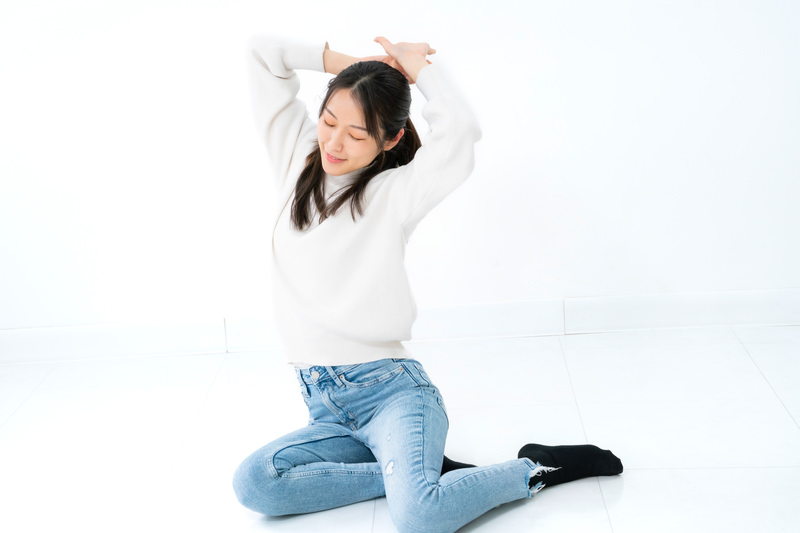
#> input picture imgs/0.jpg, 800 x 533 px, given in place of the camera
$ python 8_flowcontour.py
#> lines starting #> are read from the running program, lines starting #| are printed output that depends on the picture
### ai_utils.py
# MIT License : Copyright (c) 2024 Yukiyoshi Sasao
import numpy as np
import cv2
import time
from typing import Tuple

POSE17_KEYPOINTS_STR = (
    "nose",         # 0
    "leftEye",      # 1
    "rightEye",     # 2
    "leftEar",      # 3
    "rightEar",     # 4
    "leftShoulder", # 5
    "rightShoulder",# 6
    "leftElbow",    # 7
    "rightElbow",   # 8
    "leftWrist",    # 9
    "rightWrist",   # 10
    "leftHip",      # 11
    "rightHip",     # 12
    "leftKnee",     # 13
    "rightKnee",    # 14
    "leftAnkle",    # 15
    "rightAnkle"    # 16
)
POSE17_JOINTS = (
    (0, 5),
    (0, 6),
    (1, 2),
    (3, 1),
    (4, 2),
    (11, 5),
    (7, 5),
    (7, 9),
    (11, 13),
    (13, 15),
    (12, 6),
    (8, 6),
    (8, 10),
    (12, 14),
    (14, 16),
    (5, 6),
    (11, 12),
)

COCO_CATEGORY = [
    "person", "bicycle", "car", "motorcycle", "airplane", "bus", "train",
    "truck", "boat", "traffic light", "fire hydrant", "stop sign",
    "parking meter", "bench", "bird", "cat", "dog", "horse", "sheep", "cow",
    "elephant", "bear", "zebra", "giraffe", "backpack", "umbrella",
    "handbag", "tie", "suitcase", "frisbee", "skis", "snowboard",
    "sports ball", "kite", "baseball bat", "baseball glove", "skateboard",
    "surfboard", "tennis racket", "bottle", "wine glass", "cup", "fork",
    "knife", "spoon", "bowl", "banana", "apple", "sandwich", "orange",
    "broccoli", "carrot", "hot dog", "pizza", "donut", "cake", "chair",
    "couch", "potted plant", "bed", "dining table", "toilet", "tv",
    "laptop", "mouse", "remote", "keyboard", "cell phone", "microwave",
    "oven", "toaster", "sink", "refrigerator", "book", "clock", "vase",
    "scissors", "teddy bear", "hair drier", "toothbrush"
]

# [43 lines left out: function normalize_image, not called in this run]

class TimeManager:
    def __init__(self):
        self.pre = None
        self.mean = 0
        self.num = 0
        self.last_period = None
        pass
    def measure(self) -> Tuple[float, float]:
        cur = time.perf_counter()
        period = None
        if self.pre is not None:
            period = cur - self.pre
            # update mean
            self.mean = (self.mean * self.num + period) / (self.num + 1)
            self.num += 1
        self.last_period = period
        self.pre = cur
        return cur, period
    def draw(self, img: np.array, pos: Tuple[int, int] = (0, 20)) -> None:
        if self.last_period is None:
            return
        fps = 1 / self.mean
        string = '{:.2f} msec, FPS {:.2f}'.format(self.last_period * 1000, fps)
        cv2.putText(img, string, pos, cv2.FONT_HERSHEY_SIMPLEX, 0.7, (200, 0, 0), 2)
    # [6 lines left out: function get_info, not called in this run]

### 8_flowcontour.py
# MIT License : Copyright (c) 2024 Yukiyoshi Sasao
import sys
import cv2
import argparse
import numpy as np

from webgui import PySimpleGUIWebWrapper
from ai_utils import TimeManager

if __name__ == '__main__':
    title = 'flowcontour'
    title2 = 'flow'
    parser = argparse.ArgumentParser()
    parser.add_argument('-web', '--web', action='store_true', help='show results on Web with port 1234')
    parser.add_argument('-s', '--proc_scale', type=float, default=16, help='resize input image by 1/proc_scale')
    parser.add_argument('--mag_threshold', type=float, default=1, help='threshold of magnitude')
    parser.add_argument('--area_threshold', type=int, default=5, help='threshold of contour area')
    parser.add_argument('--cap_width', type=int, default=640, help='capture width')
    parser.add_argument('--cap_height', type=int, default=480, help='capture height')
    parser.add_argument('--no_display', action='store_true', help='no display and print results and time.')
    args = parser.parse_args()

    # prepare camera
    cap = cv2.VideoCapture(0)
    if not cap.isOpened():
        sys.exit(-1)
    cap.set(cv2.CAP_PROP_FRAME_WIDTH, args.cap_width)
    cap.set(cv2.CAP_PROP_FRAME_HEIGHT, args.cap_height)

    # prepare web output
    if args.web:
        web = PySimpleGUIWebWrapper(window_name_list=[title, title2])

    # capture loop
    tm = TimeManager()
    prev_img = None
    while True:
        tm.measure()
        if args.web and web.loop() < 0:
            print('finish by PySimpleGUIWeb')
            break

        # capture image
        ret, frame = cap.read()
#> frame is the input picture: shape (533, 800, 3); mean B, G, R 240.7, 237.8, 233.4
        if not ret:
            print('end of capture')
            break

        # optical flow
        img = cv2.resize(frame, None, fx=1/args.proc_scale, fy=1/args.proc_scale)
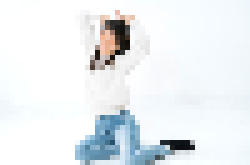
#> img: shape (33, 50, 3) (shown 5 times larger); mean B, G, R 240.8, 238, 233.5
        hsv = np.zeros_like(img)
        img = cv2.cvtColor(img, cv2.COLOR_BGR2GRAY)
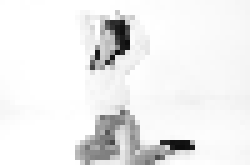
#> img: shape (33, 50) (shown 5 times larger); min 13, max 255, mean 237
        if prev_img is None:
            prev_img = img
            continue
        flow = cv2.calcOpticalFlowFarneback(prev_img, img, flow=None,
                                            pyr_scale=0.5, levels=1, winsize=5, iterations=1,
                                            poly_n=5, poly_sigma=1.2, flags=0)
        prev_img = img
        # to be magnitude and angle
        mag, ang = cv2.cartToPolar(flow[...,0], flow[...,1])
        # to be HSV to show
        hsv[...,1] = 255
        hsv[...,0] = ang * 180 / np.pi / 2
        hsv[...,2] = cv2.normalize(mag, None, 0, 255, cv2.NORM_MINMAX)
        rgb = cv2.cvtColor(hsv, cv2.COLOR_HSV2BGR)
        if not args.no_display:
            if args.web:
                web.imshow(title2, rgb)
            else:
                cv2.imshow(title2, rgb)

        # create bin images of 4 directions
        binimgs = [np.zeros(img.shape[:2], dtype=np.uint8) for _ in range(4)]
        for y in range(img.shape[0]):
            for x in range(img.shape[1]):
                if mag[y, x] >= args.mag_threshold:
                    val = ang[y, x] + np.pi / 4
                    while val < 0:
                        val += np.pi * 2
                    while val >= np.pi * 2:
                        val -= np.pi * 2
                    bin = int(val / np.pi / 2 * 4)
                    binimgs[bin][y, x] = 1
        # find contours for each bin images
        bincolors = (
            (0, 0, 255),
            (255, 255, 0),
            (255, 0, 0),
            (0, 255, 255),
        )
        results = []
        for binidx, binimg in enumerate(binimgs):
            contours, _hierarchy = cv2.findContours(binimg, cv2.RETR_EXTERNAL, cv2.CHAIN_APPROX_SIMPLE)
            dst_contours = []
            for contour in contours:
                area = cv2.contourArea(contour)
                if area >= args.area_threshold:
                    dst_contours.append(contour * args.proc_scale)
            cv2.drawContours(frame, dst_contours, -1, color=bincolors[binidx], thickness=2)
            results.append(dst_contours)

        # show result
        if args.no_display:
            print(tm.get_info())
            print(results)
        else:
            tm.draw(frame)
            if args.web:
                web.imshow(title, frame)
            else:
                cv2.imshow(title, frame)
                key = cv2.waitKey(1)
                if key == 27:   # ESC
                    break
    if args.web:
        web.close()

$ run again, on imgs/2.jpg
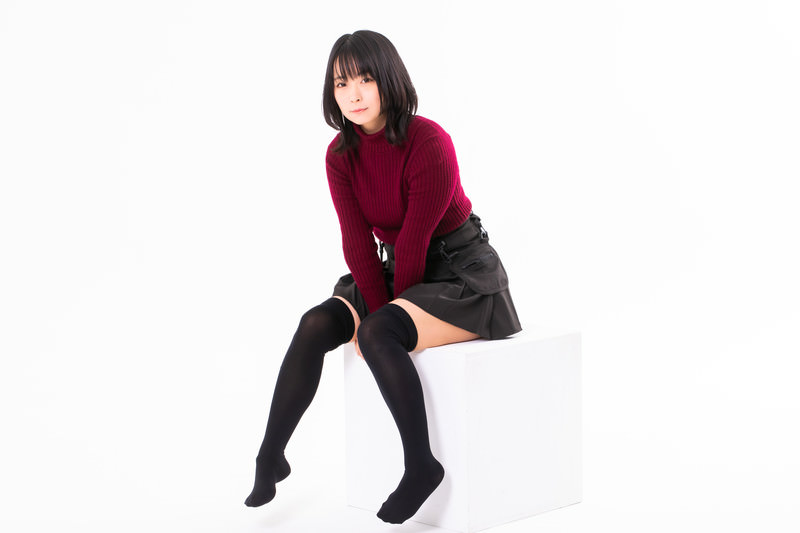
#> input picture imgs/2.jpg, 800 x 533 px, given in place of the camera
#> frame is the input picture: shape (533, 800, 3); mean B, G, R 226.3, 225.1, 229.6
#> `img = cv2.resize(frame, None, fx=1/args.proc_scale, fy=1/args.proc_sca..`:
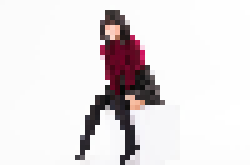
#> img: shape (33, 50, 3) (shown 5 times larger); mean B, G, R 226, 224.6, 229.3
#> `img = cv2.cvtColor(img, cv2.COLOR_BGR2GRAY)`:
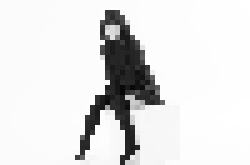
#> img: shape (33, 50) (shown 5 times larger); min 5, max 255, mean 226.2
